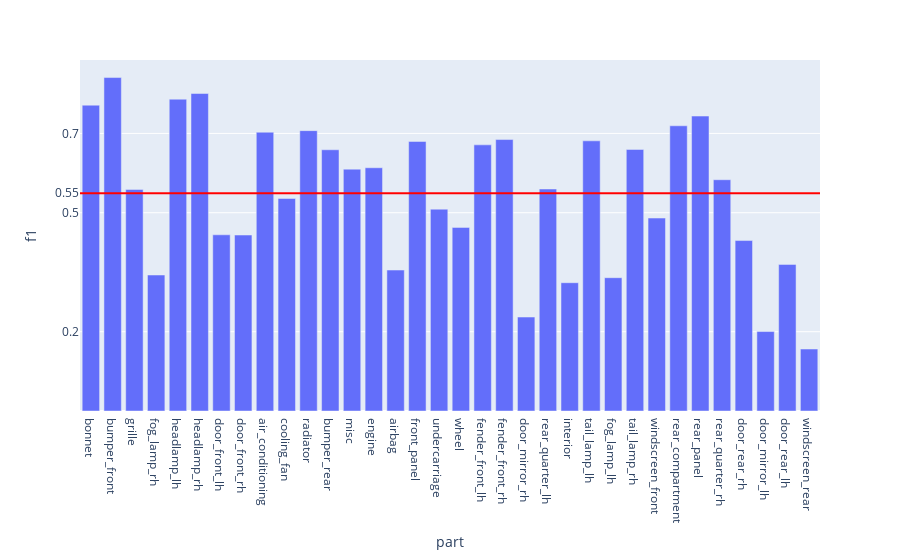

Notebook code for this chart:
### Code cell
fig = px.bar(evalMetrics, x = 'part', y = 'f1')

fig.add_hline(y=avgF1, line_width=2, line_color="red")

fig.update_layout(
    yaxis = dict(
        tickmode = 'array',
        tickvals = [np.format_float_positional(avgF1, 2), 0.2, 0.5, 0.7],
    )
)
fig

### Figure 1 — Plotly figure (JSON) as saved in the notebook; plotly's stock layout.template omitted (floating-point values rounded to 4 significant figures)
{"data": [{"alignmentgroup": "True", "hovertemplate": "part=%{x}<br>f1=%{y}<extra></extra>", "legendgroup": "", "marker": {"color": "#636efa", "pattern": {"shape": ""}}, "name": "", "offsetgroup": "", "orientation": "v", "showlegend": false, "textposition": "auto", "type": "bar", "x": ["bonnet", "bumper_front", "grille", "fog_lamp_rh", "headlamp_lh", "headlamp_rh", "door_front_lh", "door_front_rh", "air_conditioning", "cooling_fan", "radiator", "bumper_rear", "misc", "engine", "airbag", "front_panel", "undercarriage", "wheel", "fender_front_lh", "fender_front_rh", "door_mirror_rh", "rear_quarter_lh", "interior", "tail_lamp_lh", "fog_lamp_lh", "tail_lamp_rh", "windscreen_front", "rear_compartment", "rear_panel", "rear_quarter_rh", "door_rear_rh", "door_mirror_lh", "door_rear_lh", "windscreen_rear"], "xaxis": "x", "y": [0.7713, 0.8409, 0.5588, 0.343, 0.7863, 0.8006, 0.4443, 0.4438, 0.7031, 0.5359, 0.707, 0.6588, 0.6099, 0.6134, 0.3554, 0.6798, 0.509, 0.463, 0.6712, 0.6845, 0.237, 0.5598, 0.3235, 0.6813, 0.3362, 0.6597, 0.4866, 0.7193, 0.7438, 0.5833, 0.4298, 0.2004, 0.3697, 0.1563], "yaxis": "y"}], "layout": {"barmode": "relative", "legend": {"tracegroupgap": 0}, "margin": {"t": 60}, "shapes": [{"line": {"color": "red", "width": 2}, "type": "line", "x0": 0, "x1": 1, "xref": "x domain", "y0": 0.549, "y1": 0.549, "yref": "y"}], "xaxis": {"anchor": "y", "domain": [0, 1], "title": {"text": "part"}}, "yaxis": {"anchor": "x", "domain": [0, 1], "tickmode": "array", "tickvals": ["0.55", 0.2, 0.5, 0.7], "title": {"text": "f1"}}}}
